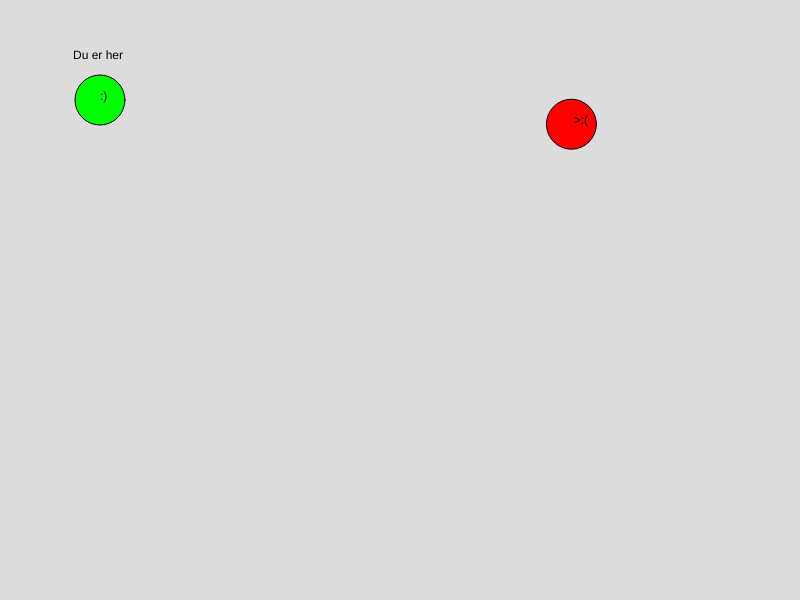
Frame 1 (no input)
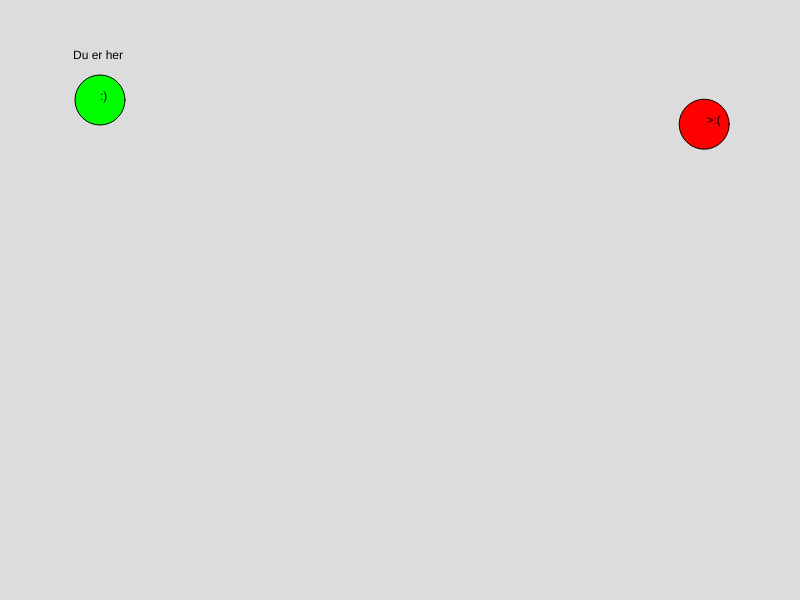
Frame 60 (no input)
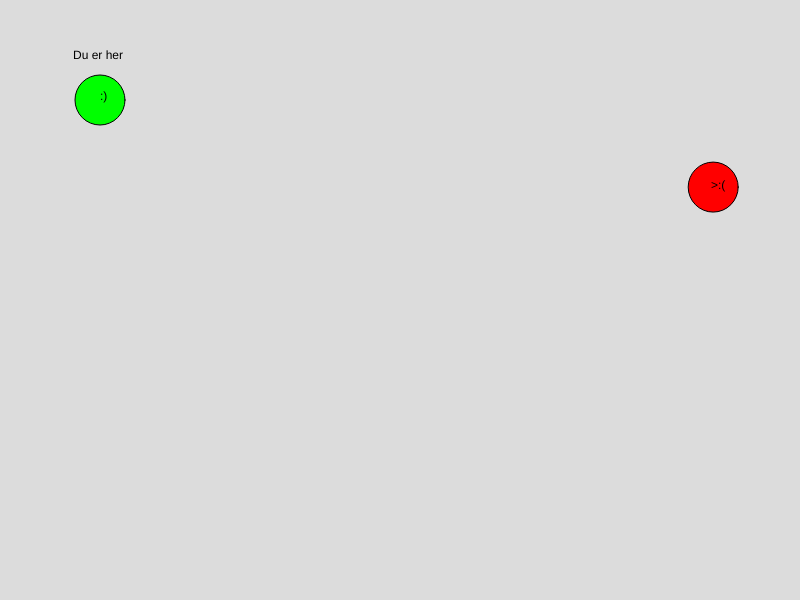
Frame 120 (the mouse pressed at the canvas centre since frame 60)

The p5.js sketch that drew these frames (run headless with seeded random() and noise() and a simulated clock; from frame 60 on, the mouse is pressed at the canvas centre):

// p5.js sketch
// ── sketch.js
//Spillers bevægelse
let playerPosX;
let playerPosY;
let playerSpeed;
//Musens bevægelse
let x;
let y;
let speed = 1.5;
let a = speed;
let b = 0;
let d = 50;

//Text
let smiley = ":)";
let angry = ">:(";
let startGame = "Du er her";

function setup() {
  createCanvas(800, 600);
  //Ved at sætte x og y til random giver vi musen en tilfældig startposition
  x = random(0, width);
  y = random(0, height);
  //playerPosX og Y i dette tilfælde bestemmer hvor katten/spilleren starter
  playerPosX = 100;
  playerPosY = 100;
  frameRate(165);
}

function draw() {
  background(220);
  fill(255, 0, 0);
  circle(x, y, d);
  fill(0, 255, 0);
  circle(playerPosX, playerPosY, 50);
  x += speed * a;
  y += speed * b;
  fill(0);
  text(smiley, playerPosX, playerPosY);
  text(startGame, 73, 50, 200, 100);
  text(angry, x, y);
  //kalder på border og keyPressed
  border();
  keyPressed();
}

function border() {
  if (x + d / 2 >= width) {
    a = -speed;
    b = random(-3, 3);
  }
  if (x - d / 2 <= 0) {
    a = speed;
    b = random(-3, 3);
  }
  if (y + d / 2 >= height) {
    a = random(-3, 3);
    b = -speed;
  }
  if (y - d / 2 < 0) {
    a = random(-3, 3);
    b = speed;
  }
}

//nummerene heviser til forskellige taster på tastaturet
function keyPressed() {
  if (keyIsDown(40)) {
    playerPosY += speed;
  }
  if (keyIsDown(38)) {
    playerPosY -= speed;
  }
  if (keyIsDown(37)) {
    playerPosX -= speed;
  }
  if (keyIsDown(39)) {
    playerPosX += speed;
  }
}
